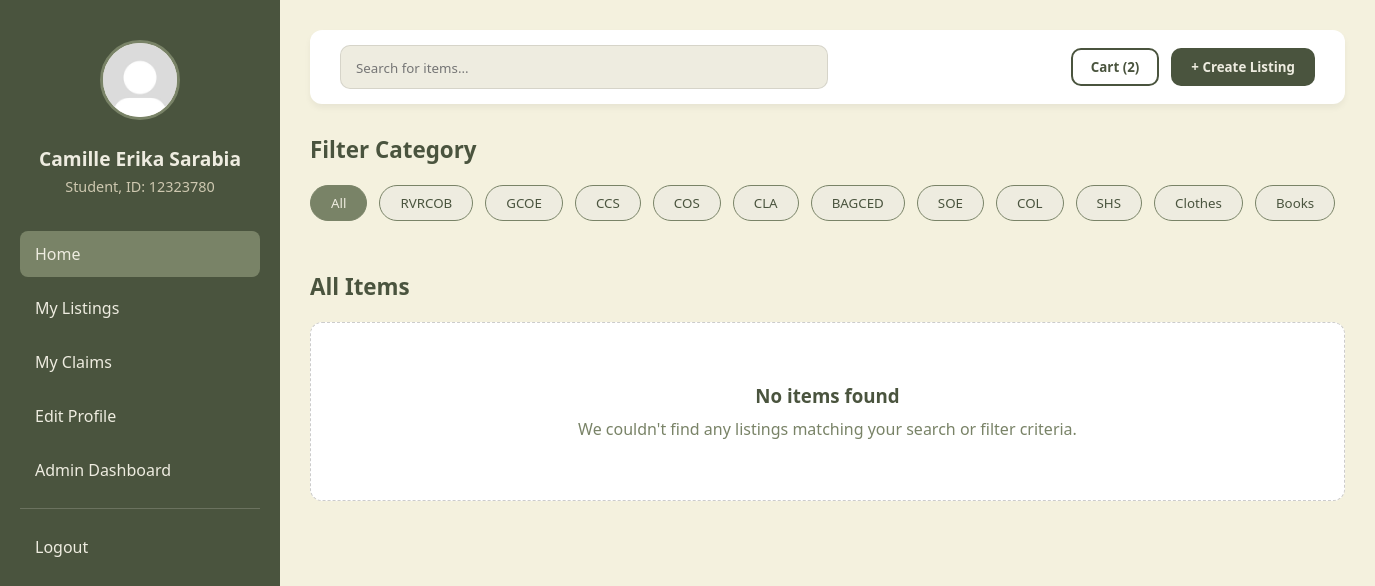
Screenshot of /home.php (signed in) with the database file from the repository.
### tables this page shows
CREATE TABLE `categories` (
  `category_id` int NOT NULL,
  `category_name` varchar(100) NOT NULL,
  `created_by_admin_id` int NOT NULL,
  `created_at` timestamp NULL DEFAULT CURRENT_TIMESTAMP
);

### home.php (the view, shortened to what this page needs)
<?php
require 'db.php';
$user_id = $_SESSION['user_id'];
$dlsu_id_number = $_SESSION['dlsu_id_number'];
$first_name = $_SESSION['first_name'];
$last_name = $_SESSION['last_name'];
$full_name = trim($first_name . ' ' . $last_name);
$role = $_SESSION['role'];
$profile_pic = 'profile_pictures/' . $_SESSION['profile_picture'];
$admin_role_id = $_SESSION['admin_role_id'];
$cart_query = "SELECT COUNT(*) AS cart_count
               FROM cart
               WHERE buyer_id = ?";
$stmt = $conn->prepare($cart_query);
$stmt->bind_param('i', $user_id);
$stmt->execute();
$cart_result = $stmt->get_result();
$cart_row = $cart_result->fetch_assoc();
$cart_count = $cart_row['cart_count'];
$active_filter = 'all';
$search_query = $_POST['search_query'] ?? '';
$listings = [];
$categories = [];
$cat_query = "SELECT *
              FROM categories
              ORDER BY category_id ASC";
$stmt = $conn->prepare($cat_query);
$stmt->execute();
$cat_result = $stmt->get_result();
if ($cat_result->num_rows > 0) {
    while ($row = $cat_result->fetch_assoc()) {
        $categories[] = $row;
    }
}
?>
<!DOCTYPE html>
<html lang="en">
<head>
    <link rel="stylesheet" href="stylesheets/home.css" />
</head>
<body>
    <form action="home.php" method="post">
        <div class="dashboard-container">
            <aside class="sidebar">
                <div class="user-profile-section">
                    <img src="<?= htmlspecialchars($profile_pic); ?>" alt="Profile" class="nav-logo">
                    <div class="user-info-display">
                        <h2 class="user-name"><?= htmlspecialchars($full_name); ?></h2>
                        <p class="user-id"><?= htmlspecialchars("$role, ID: $dlsu_id_number"); ?></p>
                    </div>
                </div>
                <nav class="nav-menu">
                    <a href="home.php" class="active">Home</a>
                    <a href="mylistings.php">My Listings</a>
                    <a href="myclaims.php">My Claims</a>
                    <a href="editprofile.php">Edit Profile</a>
                    <?php if (!empty($admin_role_id)): ?>
                        <a href="admin_dashboard.php">Admin Dashboard</a>
                    <?php endif; ?>
                    <hr class="nav-divider">
                    <a href="logout.php" class="logout-link">Logout</a>
                </nav>
            </aside>
            <main class="main-content">
                <header class="top-bar">
                    <div class="search-wrapper">
                        <input type="text" name="search_query" placeholder="Search for items..." value="<?= htmlspecialchars($search_query); ?>">
                    </div>
                    <div class="header-actions">
                        <button class="cart-btn" name="action" value="viewcart">Cart (<?= htmlspecialchars($cart_count); ?>)</button>
                        <button class="create-listing-btn" name="action" value="createlisting">+ Create Listing</button>
                    </div>
                </header>
                <section class="content-body">
                    <div class="section-container">
                        <h3 class="section-title">Filter Category</h3>
                        <div class="category-scroll">
                            <button class="filter-chip <?= ($active_filter == 'all') ? 'active-chip' : ''; ?>" name="filter" value="all">All</button>
                            <?php foreach ($categories as $c): ?>
                                <button class="filter-chip <?= ($active_filter == $c['category_id']) ? 'active-chip' : ''; ?>" name="filter" value="<?= $c['category_id']; ?>"><?= htmlspecialchars($c['category_name']); ?></button>
                            <?php endforeach; ?>
                        </div>
                    </div>
                    <div class="section-container">
                        <h3 class="section-title">
                            <?php if (!empty($search_query)): ?>
                                Search Results for "<?= htmlspecialchars($search_query); ?>"
                            <?php else: ?>
                                All Items
                            <?php endif; ?>
                        </h3>
                        <div class="product-grid">
                            <?php if (empty($listings)): ?>
                                <div class="no-listings">
                                    <h3>No items found</h3>
                                    <p>We couldn't find any listings matching your search or filter criteria.</p>
                                </div>
                            <?php endif; ?>
                        </div>
                    </div>
                </section>
            </main>
        </div>
    </form>
</body>
</html>

### stylesheets/home.css (style rules this page uses)
* { box-sizing: border-box; margin: 0; padding: 0; font-family: "Segoe UI", Tahoma, Geneva, Verdana, sans-serif; }
body { background-color: #f4f1de; color: #333; }
.dashboard-container { display: flex; min-height: 100vh; }
.sidebar { width: 280px; background-color: #4a543e; color: #eeece0; padding: 40px 20px; position: fixed; height: 100vh; display: flex; flex-direction: column; }
.user-profile-section { text-align: center; margin-bottom: 35px; }
.nav-logo { width: 80px; height: 80px; border-radius: 50%; border: 3px solid #798367; margin-bottom: 15px; object-fit: cover; background-color: #eeece0; }
.user-name { font-size: 1.2rem; margin: 5px 0; color: #eeece0; }
.user-id { font-size: 0.9rem; color: #cec8b0; font-weight: 400; }
.nav-menu a { color: #eeece0; text-decoration: none; padding: 12px 15px; display: block; border-radius: 8px; margin-bottom: 8px; transition: 0.2s; }
.nav-menu a:hover, .nav-menu a.active { background: #798367; }
.nav-divider { border: 0; border-top: 1px solid rgba(238, 236, 224, 0.2); margin: 15px 0; }
.main-content { margin-left: 280px; flex: 1; padding: 30px; }
.top-bar { display: flex; justify-content: space-between; align-items: center; padding: 15px 30px; background: #fff; border-radius: 12px; box-shadow: 0 4px 6px rgba(0, 0, 0, 0.05); margin-bottom: 30px; }
.search-wrapper { background: #eeece0; padding: 10px 15px; border-radius: 10px; width: 50%; border: 1px solid rgba(0, 0, 0, 0.1); }
.search-wrapper input { border: none; background: transparent; width: 100%; outline: none; color: #333; }
.header-actions { display: flex; gap: 12px; }
.cart-btn { background: transparent; border: 2px solid #4a543e; color: #4a543e; padding: 8px 18px; border-radius: 10px; font-weight: 600; cursor: pointer; transition: 0.3s; }
.create-listing-btn { background: #4a543e; color: #eeece0; border: none; padding: 10px 20px; border-radius: 10px; font-weight: 600; cursor: pointer; }
.section-container { margin-bottom: 40px; }
.section-title { font-size: 1.4rem; color: #4a543e; margin-bottom: 20px; font-weight: 700; }
.category-scroll { display: flex; gap: 12px; overflow-x: auto; padding-bottom: 10px; scrollbar-width: none; }
.filter-chip { background-color: #eeece0; border: 1px solid #798367; color: #4a543e; padding: 8px 20px; border-radius: 20px; cursor: pointer; white-space: nowrap; font-weight: 500; transition: 0.2s ease; }
.filter-chip.active-chip { background-color: #798367; color: #eeece0; }
.product-grid { display: grid; grid-template-columns: repeat(auto-fill, minmax(220px, 1fr)); gap: 25px; }
.no-listings { grid-column: 1 / -1; text-align: center; padding: 60px 20px; background: #fff; border-radius: 12px; border: 1px dashed #ccc; }
.no-listings h3 { color: #4a543e; margin-bottom: 10px; }
.no-listings p { color: #798367; }

### rows the page displays
categories: $c['category_id'] 1 (drawn), category_name "RVRCOB"
categories: $c['category_id'] 2 (drawn), category_name "GCOE"
categories: $c['category_id'] 3 (drawn), category_name "CCS"
categories: $c['category_id'] 4 (drawn), category_name "COS"
categories: $c['category_id'] 5 (drawn), category_name "CLA"
categories: $c['category_id'] 6 (drawn), category_name "BAGCED"
categories: $c['category_id'] 7 (drawn), category_name "SOE"
categories: $c['category_id'] 8 (drawn), category_name "COL"
categories: $c['category_id'] 9 (drawn), category_name "SHS"
categories: $c['category_id'] 10 (drawn), category_name "Clothes"
categories: $c['category_id'] 11 (drawn), category_name "Books"

### other values shown
$full_name "Camille Erika Sarabia"
$cart_count "2"
